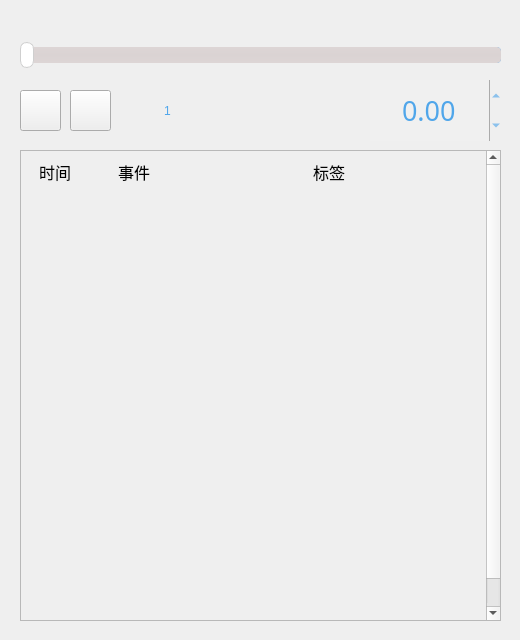
<?xml version="1.0" encoding="UTF-8"?>
<ui version="4.0">
 <class>Form</class>
 <widget class="QWidget" name="Form">
  <property name="geometry">
   <rect>
    <x>0</x>
    <y>0</y>
    <width>520</width>
    <height>640</height>
   </rect>
  </property>
  <property name="minimumSize">
   <size>
    <width>480</width>
    <height>640</height>
   </size>
  </property>
  <property name="maximumSize">
   <size>
    <width>600</width>
    <height>640</height>
   </size>
  </property>
  <property name="sizeIncrement">
   <size>
    <width>0</width>
    <height>0</height>
   </size>
  </property>
  <property name="windowTitle">
   <string>雷数设置</string>
  </property>
  <property name="windowOpacity">
   <double>10.000000000000000</double>
  </property>
  <widget class="QSlider" name="horizontalSlider_time">
   <property name="geometry">
    <rect>
     <x>20</x>
     <y>40</y>
     <width>481</width>
     <height>31</height>
    </rect>
   </property>
   <property name="focusPolicy">
    <enum>Qt::StrongFocus</enum>
   </property>
   <property name="autoFillBackground">
    <bool>false</bool>
   </property>
   <property name="styleSheet">
    <string notr="true">QSlider::groove {
    border: 0px solid #bbbbbb;
    background-color: #50A6EA;
    border-radius: 4px;
}
QSlider::groove:horizontal {
    height: 16px;
}
QSlider::groove:vertical {
    width: 0px;
}
QSlider::handle:horizontal {
    background: #ffffff;
    border-style: solid;
    border-width: 1px;
    border-color: rgb(207,207,207);
    width: 12px;
    margin: -5px 0;
    border-radius: 7px;
}
QSlider::handle:vertical {
    background: #ffffff;
    border-style: solid;
    border-width: 1px;
    border-color: rgb(207,207,207);
    height: 12px;
    margin: 0 -5px;
    border-radius: 7px;
}
QSlider::add-page, QSlider::sub-page {
    border: 1px transparent;
    background-color: #50A6EA;
    border-radius: 4px;
}
QSlider::add-page:horizontal {
    background: qlineargradient(spread:pad, x1:0, y1:0, x2:0, y2:1, stop:0 #ddd5d5, stop:0.5 #dad3d3, stop:1 #ddd5d5);
}
QSlider::sub-page:horizontal {
    background-color: qlineargradient(spread:pad, x1:0, y1:0, x2:1, y2:0, stop:0 #50A6EA, stop:0.5 #87C1F1, stop:1 #50A6EA);
}
QSlider::add-page:vertical {
    background-color: qlineargradient(spread:pad, x1:0, y1:0, x2:0, y2:1, stop:0 #50A6EA, stop:0.5 #3b88fc, stop:1 #467dd1);
}
QSlider::sub-page:vertical {
    background: qlineargradient(spread:pad, x1:0, y1:0, x2:1, y2:0, stop:0 #ddd5d5, stop:0.5 #dad3d3, stop:1 #ddd5d5);
}
QSlider::add-page:horizontal:disabled, QSlider::sub-page:horizontal:disabled, QSlider::add-page:vertical:disabled, QSlider::sub-page:vertical:disabled {
    background: #b9b9b9;
}</string>
   </property>
   <property name="maximum">
    <number>1000</number>
   </property>
   <property name="singleStep">
    <number>0</number>
   </property>
   <property name="pageStep">
    <number>10</number>
   </property>
   <property name="sliderPosition">
    <number>0</number>
   </property>
   <property name="tracking">
    <bool>true</bool>
   </property>
   <property name="orientation">
    <enum>Qt::Horizontal</enum>
   </property>
   <property name="invertedAppearance">
    <bool>false</bool>
   </property>
   <property name="invertedControls">
    <bool>false</bool>
   </property>
   <property name="tickPosition">
    <enum>QSlider::NoTicks</enum>
   </property>
   <property name="tickInterval">
    <number>0</number>
   </property>
  </widget>
  <widget class="QPushButton" name="pushButton_replay">
   <property name="geometry">
    <rect>
     <x>20</x>
     <y>90</y>
     <width>41</width>
     <height>41</height>
    </rect>
   </property>
   <property name="styleSheet">
    <string notr="true">border-image: url(media/replay.svg);
QPushButton::hover{
	background-color: rgb(170, 255, 255);
}</string>
   </property>
   <property name="text">
    <string/>
   </property>
  </widget>
  <widget class="QPushButton" name="pushButton_play">
   <property name="geometry">
    <rect>
     <x>70</x>
     <y>90</y>
     <width>41</width>
     <height>41</height>
    </rect>
   </property>
   <property name="styleSheet">
    <string notr="true">border-image: url(media/play.svg);</string>
   </property>
   <property name="text">
    <string/>
   </property>
  </widget>
  <widget class="SpeedLabel" name="label_speed">
   <property name="geometry">
    <rect>
     <x>142</x>
     <y>90</y>
     <width>51</width>
     <height>41</height>
    </rect>
   </property>
   <property name="styleSheet">
    <string notr="true">border-image: url(media/speed.svg);
font: 12pt &quot;微软雅黑&quot;;
color: #50A6EA;</string>
   </property>
   <property name="text">
    <string>1</string>
   </property>
   <property name="alignment">
    <set>Qt::AlignCenter</set>
   </property>
  </widget>
  <widget class="QLabel" name="label_2">
   <property name="geometry">
    <rect>
     <x>120</x>
     <y>102</y>
     <width>16</width>
     <height>16</height>
    </rect>
   </property>
   <property name="styleSheet">
    <string notr="true">border-image: url(media/mul.svg);
font: 12pt &quot;微软雅黑&quot;;
color: #50A6EA;</string>
   </property>
   <property name="text">
    <string/>
   </property>
   <property name="alignment">
    <set>Qt::AlignCenter</set>
   </property>
  </widget>
  <widget class="QDoubleSpinBox" name="doubleSpinBox_time">
   <property name="geometry">
    <rect>
     <x>370</x>
     <y>80</y>
     <width>131</width>
     <height>61</height>
    </rect>
   </property>
   <property name="font">
    <font>
     <family>微软雅黑</family>
     <pointsize>20</pointsize>
     <weight>50</weight>
     <italic>false</italic>
     <bold>false</bold>
    </font>
   </property>
   <property name="styleSheet">
    <string notr="true">font: 20pt &quot;微软雅黑&quot;;
color: #50A6EA;
background-color: rgb(240, 240, 240);</string>
   </property>
   <property name="frame">
    <bool>false</bool>
   </property>
   <property name="alignment">
    <set>Qt::AlignCenter</set>
   </property>
   <property name="decimals">
    <number>2</number>
   </property>
   <property name="minimum">
    <double>-999.990000000000009</double>
   </property>
   <property name="maximum">
    <double>999.990000000000009</double>
   </property>
   <property name="singleStep">
    <double>0.010000000000000</double>
   </property>
  </widget>
  <widget class="QScrollArea" name="scrollArea">
   <property name="geometry">
    <rect>
     <x>20</x>
     <y>150</y>
     <width>481</width>
     <height>471</height>
    </rect>
   </property>
   <property name="verticalScrollBarPolicy">
    <enum>Qt::ScrollBarAlwaysOn</enum>
   </property>
   <property name="horizontalScrollBarPolicy">
    <enum>Qt::ScrollBarAlwaysOff</enum>
   </property>
   <property name="sizeAdjustPolicy">
    <enum>QAbstractScrollArea::AdjustToContents</enum>
   </property>
   <property name="widgetResizable">
    <bool>true</bool>
   </property>
   <widget class="QWidget" name="scrollAreaWidgetContents">
    <property name="geometry">
     <rect>
      <x>0</x>
      <y>0</y>
      <width>458</width>
      <height>500</height>
     </rect>
    </property>
    <property name="minimumSize">
     <size>
      <width>0</width>
      <height>500</height>
     </size>
    </property>
    <widget class="QLabel" name="label_time">
     <property name="geometry">
      <rect>
       <x>0</x>
       <y>0</y>
       <width>68</width>
       <height>42</height>
      </rect>
     </property>
     <property name="font">
      <font>
       <family>微软雅黑</family>
       <pointsize>12</pointsize>
      </font>
     </property>
     <property name="text">
      <string>时间</string>
     </property>
     <property name="alignment">
      <set>Qt::AlignCenter</set>
     </property>
    </widget>
    <widget class="QLabel" name="label_tag">
     <property name="geometry">
      <rect>
       <x>158</x>
       <y>0</y>
       <width>300</width>
       <height>42</height>
      </rect>
     </property>
     <property name="font">
      <font>
       <family>微软雅黑</family>
       <pointsize>12</pointsize>
      </font>
     </property>
     <property name="text">
      <string>标签</string>
     </property>
     <property name="alignment">
      <set>Qt::AlignCenter</set>
     </property>
    </widget>
    <widget class="QLabel" name="label_event">
     <property name="geometry">
      <rect>
       <x>68</x>
       <y>0</y>
       <width>90</width>
       <height>42</height>
      </rect>
     </property>
     <property name="font">
      <font>
       <family>微软雅黑</family>
       <pointsize>12</pointsize>
      </font>
     </property>
     <property name="text">
      <string>事件</string>
     </property>
     <property name="alignment">
      <set>Qt::AlignCenter</set>
     </property>
    </widget>
   </widget>
  </widget>
 </widget>
 <customwidgets>
  <customwidget>
   <class>SpeedLabel</class>
   <extends>QLabel</extends>
   <header>ui.uiComponents</header>
  </customwidget>
 </customwidgets>
 <resources/>
 <connections/>
</ui>
